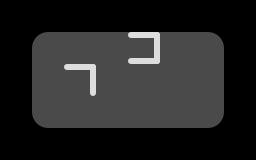

A 2D game scene composited from a Tiled map and its tileset images. What follows is a short description and the map's XML, with every tile layer's data as written:
An orthogonal 8x5 tile map with 32x32 px tiles, 3 tile layers (grid, walls, cellrounded) and 21 objects (18x falling, player, goal, enemy).

<map version="1.0" orientation="orthogonal" width="8" height="5" tilewidth="32" tileheight="32">
 <tileset firstgid="1" name="walls" tilewidth="32" tileheight="32">
  <image source="../cells.png" trans="ff00ff" width="128" height="384" />
 </tileset>
 <layer name="grid" width="8" height="5">
  <data>
   <tile gid="16" />
   <tile gid="16" />
   <tile gid="16" />
   <tile gid="16" />
   <tile gid="16" />
   <tile gid="16" />
   <tile gid="16" />
   <tile gid="16" />
   <tile gid="16" />
   <tile gid="1" />
   <tile gid="1" />
   <tile gid="1" />
   <tile gid="1" />
   <tile gid="1" />
   <tile gid="1" />
   <tile gid="16" />
   <tile gid="16" />
   <tile gid="1" />
   <tile gid="1" />
   <tile gid="1" />
   <tile gid="1" />
   <tile gid="1" />
   <tile gid="1" />
   <tile gid="16" />
   <tile gid="16" />
   <tile gid="1" />
   <tile gid="1" />
   <tile gid="1" />
   <tile gid="1" />
   <tile gid="1" />
   <tile gid="1" />
   <tile gid="16" />
   <tile gid="16" />
   <tile gid="16" />
   <tile gid="16" />
   <tile gid="16" />
   <tile gid="16" />
   <tile gid="16" />
   <tile gid="16" />
   <tile gid="16" />
  </data>
 </layer>
 <layer name="walls" width="8" height="5">
  <data>
   <tile gid="0" />
   <tile gid="0" />
   <tile gid="0" />
   <tile gid="0" />
   <tile gid="0" />
   <tile gid="0" />
   <tile gid="0" />
   <tile gid="0" />
   <tile gid="0" />
   <tile gid="0" />
   <tile gid="0" />
   <tile gid="0" />
   <tile gid="14" />
   <tile gid="0" />
   <tile gid="0" />
   <tile gid="0" />
   <tile gid="0" />
   <tile gid="0" />
   <tile gid="6" />
   <tile gid="0" />
   <tile gid="0" />
   <tile gid="0" />
   <tile gid="0" />
   <tile gid="0" />
   <tile gid="0" />
   <tile gid="0" />
   <tile gid="0" />
   <tile gid="0" />
   <tile gid="0" />
   <tile gid="0" />
   <tile gid="0" />
   <tile gid="0" />
   <tile gid="0" />
   <tile gid="0" />
   <tile gid="0" />
   <tile gid="0" />
   <tile gid="0" />
   <tile gid="0" />
   <tile gid="0" />
   <tile gid="0" />
  </data>
 </layer>
 <layer name="cellrounded" width="8" height="5">
  <data>
   <tile gid="0" />
   <tile gid="0" />
   <tile gid="0" />
   <tile gid="0" />
   <tile gid="0" />
   <tile gid="0" />
   <tile gid="0" />
   <tile gid="0" />
   <tile gid="0" />
   <tile gid="17" />
   <tile gid="0" />
   <tile gid="0" />
   <tile gid="0" />
   <tile gid="0" />
   <tile gid="18" />
   <tile gid="0" />
   <tile gid="0" />
   <tile gid="0" />
   <tile gid="0" />
   <tile gid="0" />
   <tile gid="0" />
   <tile gid="0" />
   <tile gid="0" />
   <tile gid="0" />
   <tile gid="0" />
   <tile gid="19" />
   <tile gid="0" />
   <tile gid="0" />
   <tile gid="0" />
   <tile gid="0" />
   <tile gid="20" />
   <tile gid="0" />
   <tile gid="0" />
   <tile gid="0" />
   <tile gid="0" />
   <tile gid="0" />
   <tile gid="0" />
   <tile gid="0" />
   <tile gid="0" />
   <tile gid="0" />
  </data>
 </layer>
 <objectgroup name="portals" width="8" height="5" />
 <objectgroup name="players" width="8" height="5">
  <object type="player" x="205" y="110" />
 </objectgroup>
 <objectgroup name="items" width="8" height="5">
  <object type="goal" x="48" y="111" />
 </objectgroup>
 <objectgroup name="enemies" width="8" height="5">
  <object type="enemy" x="49" y="47" />
 </objectgroup>
 <objectgroup name="cells" width="8" height="5">
  <object type="falling" x="178" y="111" />
  <object type="falling" x="208" y="111" />
  <object type="falling" x="207" y="79" />
  <object type="falling" x="175" y="79" />
  <object type="falling" x="176" y="47" />
  <object type="falling" x="207" y="47" />
  <object type="falling" x="143" y="46" />
  <object type="falling" x="143" y="80" />
  <object type="falling" x="145" y="111" />
  <object type="falling" x="111" y="112" />
  <object type="falling" x="111" y="82" />
  <object type="falling" x="108" y="46" />
  <object type="falling" x="79" y="47" />
  <object type="falling" x="78" y="80" />
  <object type="falling" x="78" y="110" />
  <object type="falling" x="51" y="80" />
  <object type="falling" x="46" y="48" />
  <object type="falling" x="47" y="112" />
 </objectgroup>
 <objectgroup name="powerups" width="8" height="5" />
</map>
